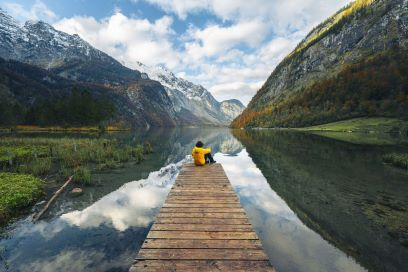
#> input picture JPEG/1.jpg, 408 x 272 px
$ python JPEG.py   (older library calls are emulated)
#> lines starting #> are read from the running program, lines starting #| are printed output that depends on the picture; long printed decimals are rounded
### JPEG/encoder.py
# Khai báo thư viện
import numpy as np
import pandas as pd
from huffman import encode as h_encode


# Reshape lại ảnh để chia hết cho 8x8
def reshape_image(image, box_size=8):
    n_rows = np.int(np.floor(image.size[0]/box_size))
    n_cols = np.int(np.floor(image.size[1]/box_size))
    image = image.resize((n_rows*box_size, n_cols*box_size))
    image_array = np.asarray(image)
    return image_array


# Đưa tấm ảnh về array (box_size, box_size)
def get_sub_images(image_array, box_size=8):
    n_rows = np.int(image_array.shape[0]/box_size)
    n_cols = np.int(image_array.shape[1]/box_size)
    image_blocks = np.asarray([np.zeros((box_size, box_size), dtype='uint8')
                               for i in range(n_rows*n_cols)], dtype='uint8')
    c = 0
    for i in range(n_rows):
        for j in range(n_cols):
            image_blocks[c] = image_array[i*box_size: i*box_size+box_size,
                                          j*box_size:j*box_size+box_size]
            c += 1
    return image_blocks, n_rows, n_cols


# Tổng hợp DCT basic và lưu trữ
def __basis_generator(b=8):
    i = j = np.arange(b)
    basis_cache = {}

    def helper(u, v):
        base = basis_cache.get((u, v), None)
        if base is None:
            base = np.dot(np.cos((2*i + 1) * u * np.pi / (2*b)).reshape(-1, 1),
                          np.cos((2*j + 1) * v * np.pi / (2*b)).reshape(1, -1))
            basis_cache[(u, v)] = base
        return base
    return lambda u, v: helper(u, v)


# Áp dụng Discrete Cosine Transform trên từng block
def dct(sub_image, basis):
    b = sub_image.shape[0]

    def scale(idx):
        return 2 if idx == 0 else 1
    outblock = np.zeros((b, b))
    for u in range(b):
        for v in range(b):
            outblock[u, v] =\
                np.sum(basis(u, v) * sub_image) / \
                (b**2/4) / scale(u) / scale(v)
    return outblock


# Áo dụng lên từng block
def apply_dct_to_all(subdivded_image):
    basis = __basis_generator(subdivded_image.shape[1])
    dct_divided_image = np.array([dct(sub_image, basis)
                                  for sub_image in subdivded_image])
    return dct_divided_image


# Lượng tử hóa
def quantize(dct_divided_image, quantization_table):
    return np.array([(sub_image / quantization_table).round().astype(int)
                     for sub_image in dct_divided_image])


# Thuật toán zigzag
def generate_indicies_zigzag(rows=8, cols=8):
    i = j = 0
    going_up = True
    forReturn = [[0, 0] for i in range(rows*cols)]
    for step in range(rows*cols):
        i_new, j_new = (i-1, j+1) if going_up else (i+1, j-1)
        forReturn[step] = [i, j]
        if i_new >= rows:
            j += 1
            going_up = not going_up
        elif j_new >= cols:
            i += 1
            going_up = not going_up
        elif i_new < 0:
            j += 1
            going_up = not going_up
        elif j_new < 0:
            i += 1
            going_up = not going_up
        elif i_new == rows and j_new == cols:
            assert step == (rows*cols - 1)
        else:
            i, j = i_new, j_new
    return forReturn


# Tuần tự hóa ảnh lượng tử
def serialize(quantized_dct_image, jpeg2000=False):
    if not jpeg2000:
        rows, columns = quantized_dct_image[0].shape
        output = np.zeros(len(quantized_dct_image)*rows*columns, dtype='int')
        step = 0
        for matrix in quantized_dct_image:
            for i, j in generate_indicies_zigzag(rows, columns):
                output[step] = matrix[i, j]
                step += 1
    else:
        rows, columns = quantized_dct_image.shape
        output = np.zeros(rows*columns, dtype='int')
        step = 0
        for i, j in generate_indicies_zigzag(rows, columns):
            output[step] = quantized_dct_image[i, j]
            step += 1
    return output


# Thuật toán run length code (mã hóa entropy)
def run_length_code(serialized):
    max_len = 256
    rlcoded = []
    zero_count = 0
    for number in serialized:
        if number == 0:
            zero_count += 1
            if zero_count == max_len:
                rlcoded.append(0)
                rlcoded.append(zero_count-1)
                zero_count = 0
        else:
            if zero_count > 0:
                rlcoded.append(0)
                rlcoded.append(zero_count-1)
                zero_count = 0
            rlcoded.append(number)
    if zero_count > 0:
        rlcoded.append(0)
        rlcoded.append(zero_count-1)
    return np.asarray(rlcoded)


# Thuật toán huffman
def huffman_encode(rlcoded):
    counts_dict = dict(pd.Series(rlcoded).value_counts())
    code_dict = h_encode(counts_dict)
    huffcoded = ''.join([code_dict[i] for i in rlcoded])
    return huffcoded, code_dict

### JPEG/main.py
import numpy as np
from PIL import Image
import encoder as e
import decoder as d


# Ma trận lượng tử
table_8_low = [[1,  1,  1,  1,  1,  2,  2,  4],
               [1,  1,  1,  1,  1,  2,  2,  4],
               [1,  1,  1,  1,  2,  2,  2,  4],
               [1,  1,  1,  1,  2,  2,  4,  8],
               [1,  1,  2,  2,  2,  2,  4,  8],
               [2,  2,  2,  2,  2,  4,  8,  8],
               [2,  2,  2,  4,  4,  8,  8,  16],
               [4,  4,  4,  4,  8,  8, 16,  16]]
table_8_high = [[1,    2,    4,    8,    16,   32,   64,   128],
                [2,    4,    4,    8,    16,   32,   64,   128],
                [4,    4,    8,    16,   32,   64,   128,  128],
                [8,    8,    16,   32,   64,   128,  128,  256],
                [16,   16,   32,   64,   128,  128,  256,  256],
                [32,   32,   64,   128,  128,  256,  256,  256],
                [64,   64,   128,  128,  256,  256,  256,  256],
                [128,  128,  128,  256,  256,  256,  256,  256]]

table_16_low = np.repeat(np.repeat(table_8_low, 2, axis=0), 2, axis=1)
table_16_high = np.repeat(np.repeat(table_8_high, 2, axis=0), 2, axis=1)


# Quá trình nén
def encode(image, box_size, quantization_table):
    image_array = e.reshape_image(image, box_size)
    sub_images, n_rows, n_cols = e.get_sub_images(image_array, box_size)

    dct_values = e.apply_dct_to_all(sub_images)

    quantized = e.quantize(dct_values, quantization_table)

    serialized = e.serialize(quantized)

    rlcoded = e.run_length_code(serialized)

    huffcoded, code_dict = e.huffman_encode(rlcoded)

    return huffcoded, code_dict, n_rows, n_cols


# Quá trình giải nén
def decode(huffcoded, code_dict, n_rows, n_cols, box_size, quantization_table):
    rlcoded = d.huffman_decode(huffcoded, code_dict)

    serialized = d.run_length_decode(rlcoded)

    quantized = d.deserialize(serialized, n_rows*n_cols, box_size, box_size)

    subdivded_dct_values = d.dequantize(quantized, quantization_table)

    sub_images = d.apply_idct_to_all(subdivded_dct_values)

    reconstructed_image = d.get_reconstructed_image(sub_images, n_rows, n_cols,
                                                    box_size)
    return reconstructed_image

### JPEG/huffman.py
class TreeNode:
    # Khởi tạo
    def __init__(self, name, prob, lchild=None, rchild=None):
        self.name = name
        self.prob = prob
        self.lchild = lchild
        self.rchild = rchild


# Mã hóa
def encode(counts_dict):
    tree_nodes = [TreeNode(name, count, None, None)
                  for name, count in counts_dict.items()]
    return assign_codes(huffman_partition(tree_nodes))


# Tái tạo cây huffman
def huffman_partition(tree_nodes):
    sorted_xs = sorted(tree_nodes, reverse=True, key=lambda x: x.prob)

    def helper(xs):
        rchild = xs.pop(-1)
        lchild = xs.pop(-1)
        insort_wkey(xs, TreeNode(None,
                                 rchild.prob + lchild.prob, lchild, rchild),
                    key=lambda x: x.prob)
        if len(xs) == 1:
            return xs[0]
        return huffman_partition(xs)
    return helper(sorted_xs)


# Sử dụng tiền tố từ cây huffman
def assign_codes(tree):
    def assign_codes_helper(tree, code_lists, code=""):
        if tree.lchild is None and tree.rchild is None:
            code_dict[tree.name] = code
            return
        assign_codes_helper(tree.lchild, code_lists, code+'0')
        assign_codes_helper(tree.rchild, code_lists, code+'1')
    code_dict = {}
    assign_codes_helper(tree, code_dict)
    return code_dict


# Đảo ngược dictionary
def reverse_dict(d):
    return dict(map(reversed, d.items()))


# Giải nén
def decode(s, code_dict):
    invcodemap = reverse_dict(code_dict)
    result = []
    incoming = ""
    while len(s) != 0:
        code = invcodemap.get(incoming+s[0], None)
        if code is not None:
            result.append(code)
            s, incoming = s[1:], ""
        else:
            s, incoming = s[1:], incoming+s[0]
    return result

# Chèn nhị phân sử dụng một chứ năng được áp dụng trước khi so sánh và giữ nó được sắp xếp giả sử nếu a được sắp xếp.


def insort_wkey(a, x, key=lambda x: x, lo=0, hi=None):
    if lo < 0:
        raise ValueError('lo must be non-negative')
    if hi is None:
        hi = len(a)
    while lo < hi:
        mid = (lo+hi)//2
        if key(x) < key(a[mid]):
            hi = mid
        else:
            lo = mid+1
    a.insert(lo, x)

### JPEG/decoder.py
from encoder import generate_indicies_zigzag, __basis_generator
import numpy as np
from huffman import decode as h_decode


# Thuật toán giải mã huffman
def huffman_decode(huffcoded, code_dict):
    return h_decode(huffcoded, code_dict)


# Thuật toán giải mã run length code (entropy)
def run_length_decode(rlcoded):
    serialized = []
    i = 0
    while i < len(rlcoded):
        if rlcoded[i] == 0:
            serialized.extend([0]*(rlcoded[i+1]+1))
            i += 2
        else:
            serialized.append(rlcoded[i])
            i += 1
    return np.asarray(serialized)


# Tái tạo lại cấu trúc
def deserialize(serialized, n_blocks, n_rows=8, n_cols=8):
    output = np.zeros((n_blocks, n_rows, n_cols), dtype=np.int16)
    step = 0
    for matrix in output:
        for i, j in generate_indicies_zigzag(n_rows, n_cols):
            matrix[i, j] = serialized[step]
            step += 1
    return output


# Giải lượng tử hóa
def dequantize(quantized, quantization_table):
    return np.array([block * quantization_table for block in quantized])


# Đảo ngược DCT
def idct(dct_values, basis):
    b = dct_values.shape[0]
    outblock = np.zeros((b, b))
    for x in range(b):
        for y in range(b):
            outblock = outblock + dct_values[x, y] * basis(x, y)
    return outblock


# Ứng dụng DCT
def apply_idct_to_all(subdivded_dct_values):
    basis = __basis_generator(subdivded_dct_values.shape[1])
    divided_image = np.array([idct(sub_image, basis) for
                              sub_image in subdivded_dct_values])
    return divided_image.clip(min=0, max=255).round().astype(np.uint8)


# Tái cấu trúc ảnh
def get_reconstructed_image(divided_image, n_rows, n_cols, box_size=8):
    image_reconstructed = np.zeros(
        (n_rows*box_size, n_cols*box_size), dtype=np.uint8)
    c = 0
    for i in range(n_rows):
        for j in range(n_cols):
            image_reconstructed[i*box_size: i*box_size+box_size,
                                j*box_size:j*box_size+box_size] = divided_image[c]
            c += 1
    return image_reconstructed

### JPEG/JPEG.py
import numpy as np
import matplotlib.pyplot as plt
import timeit
from PIL import Image
import main as m
from encoder import reshape_image
import pandas as pd


# Áp dụng PSNR để so sánh
def rmse(im, reconstructed_image):
    error = im - reconstructed_image
    mse = np.sum(np.square(error)) / (im.shape[0] * im.shape[1])
    rmse = np.sqrt(mse)
    return rmse


# Loading ảnh input
im = Image.open('1.jpg')
#> im is the input picture: PIL image 408x272 RGB; mean R, G, B 104.8, 112.3, 109.1
im = im.convert('L')
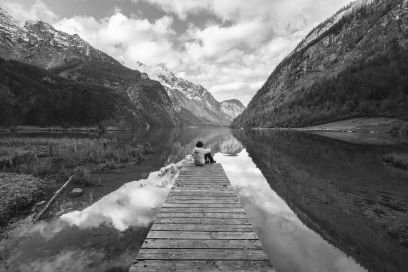
#> im: PIL image 408x272 L; min 5, max 255, mean 109.7


# Khai báo biến
box_size = 8
encoded = []
reconstructed = []
execution_time = []

start = timeit.default_timer()
huffcoded, code_dict, n_rows, n_columns = m.encode(im, box_size, m.table_8_low)
#> after the loop in get_sub_images, `for i in range(n_rows):`: c = 1734
#> in encode, `sub_images, n_rows, n_cols = e.get_sub_images(image_array, box_size)`: n_rows = 34; n_cols = 51
#> after the loop in serialize, `for matrix in quantized_dct_image:`: step = 110976
#> the loop in run_length_code, `for number in serialized:` made 110976 passes
#> number on passes 10, 11, 12, 13, 15, 16, 17, 18, 20, 21, 22, 23: 0, 0, 0, -1, 0, 0, 0, -3, 0, 0, 0, 0
#> after the loop in run_length_code, `for number in serialized:`: rlcoded = 51945 items; zero_count = 52
#> in huffman_encode, `counts_dict = dict(pd.Series(rlcoded).value_counts())`: counts_dict = 311 items
#> in insort_wkey, `hi = len(a)`: hi = 309
#> the loop in insort_wkey, `while lo < hi:` made 9 passes
#> (mid, hi) on passes 1 to 9: (154, 154), (77, 77), (38, 38), (19, 19), (9, 9), (4, 4), (2, 2), (1, 1), (0, 0)
#> the loop in insort_wkey (call 2), `while lo < hi:` made 9 passes
#> in huffman_encode, `code_dict = h_encode(counts_dict)`: code_dict = 311 items
#> n_rows = 34; n_columns = 51
encoded.append(huffcoded)
reconstructed.append(m.decode(huffcoded, code_dict,  n_rows,
                     n_columns, box_size, m.table_8_low))
#> in decode, `invcodemap = reverse_dict(code_dict)`: invcodemap = 311 items
execution_time.append(timeit.default_timer() - start)
print("Execution time: ", execution_time[0])
box_size = 8
start = timeit.default_timer()


huffcoded, code_dict, n_rows, n_columns = m.encode(
    im, box_size, m.table_8_high)
#> the loop in run_length_code (call 2), `for number in serialized:` made 110976 passes
#> number on passes 1 to 3: 203, -3, -1
encoded.append(huffcoded)
reconstructed.append(m.decode(huffcoded, code_dict,  n_rows,
                     n_columns, box_size, m.table_8_high))
execution_time.append(timeit.default_timer() - start)

print("Execution time: ", execution_time[1])


imarr = reshape_image(im)

size_before = imarr.size * imarr.itemsize * 8
print("Size in bits of image before compression: ", size_before)
#| Size in bits of image before compression:  887808


size_after = []
for i in range(len(encoded)):
    size_after.append(len(encoded[i]))
#> this loop made 2 passes
start = timeit.default_timer()
x = 2837*3847
stop = timeit.default_timer()
single_FLOP = stop - start


rms_error = []
for i in range(0, 2):
    if (i > 1):
        imarr = reshape_image(im, 16)
    rms_error.append(rmse(imarr, reconstructed[i]))
#> this loop made 2 passes
#> pass 1, in rmse, `error = im - reconstructed_image`:
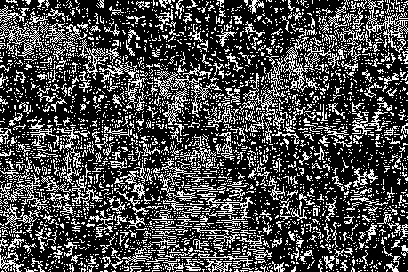
#> error: shape (272, 408); min 0, max 255, mean 73.7
#> pass 2, in rmse (call 2), `error = im - reconstructed_image`:
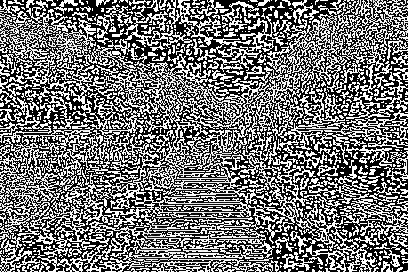
#> error: shape (272, 408); min 0, max 255, mean 116.2


comp_type = ["8x8 low", "8x8 high"]
data = {'compression type': comp_type,
        'size in bits': size_after,
        'compression ratio': [size_before/x for x in size_after],
        "# of flops": [t/single_FLOP for t in execution_time],
        'RMSE': rms_error}

df = pd.DataFrame(data)

print(df)
#|   compression type  size in bits  compression ratio     # of flops      RMSE
#| 0          8x8 low        225598           3.935  287955.312  1.178
#| 1         8x8 high         90258           9.836  209461.126  5.973


f, axarr = plt.subplots(1, 2, figsize=(15, 15))
axarr[0].imshow(reconstructed[0], cmap='gray')
axarr[0].set_title("8x8 low compression", fontsize=10)
axarr[1].imshow(reconstructed[1], cmap='gray')
axarr[1].set_title("8x8 high compression", fontsize=10)
plt.show()
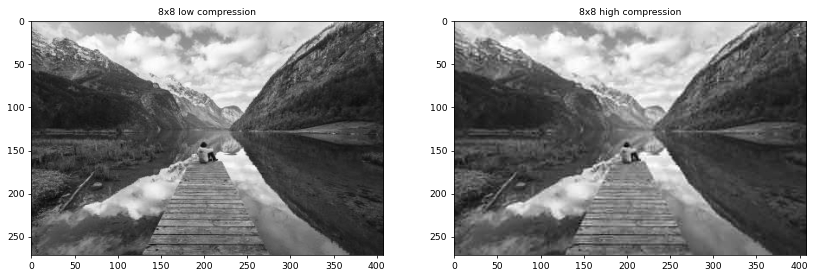
#> figure drawn by matplotlib, 2 panels
